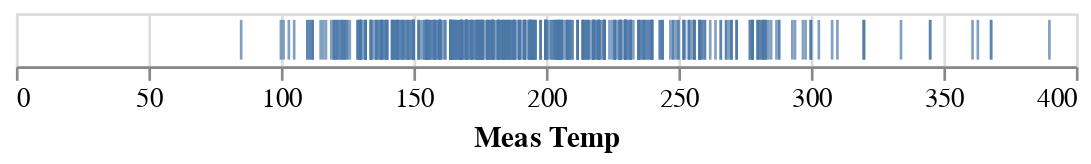

This figure's notebook cell:
### Code cell
alt.Chart(df).mark_tick().encode(x = 'Meas Temp')

### Figure 1 — Vega-Lite specification as saved in the notebook (floating-point values rounded to 4 significant figures; data arrays with more than 128 entries replaced by an {"elided": "..."} marker saying what was removed)
{"config": {"view": {"continuousWidth": 400, "continuousHeight": 300}}, "data": {"name": "data-c26c150453a771db3923a9085244cc78"}, "mark": "tick", "encoding": {"x": {"type": "quantitative", "field": "Meas Temp"}}, "$schema": "https://vega.github.io/schema/vega-lite/v4.8.1.json", "datasets": {"data-c26c150453a771db3923a9085244cc78": {"elided": "593 records"}}}
